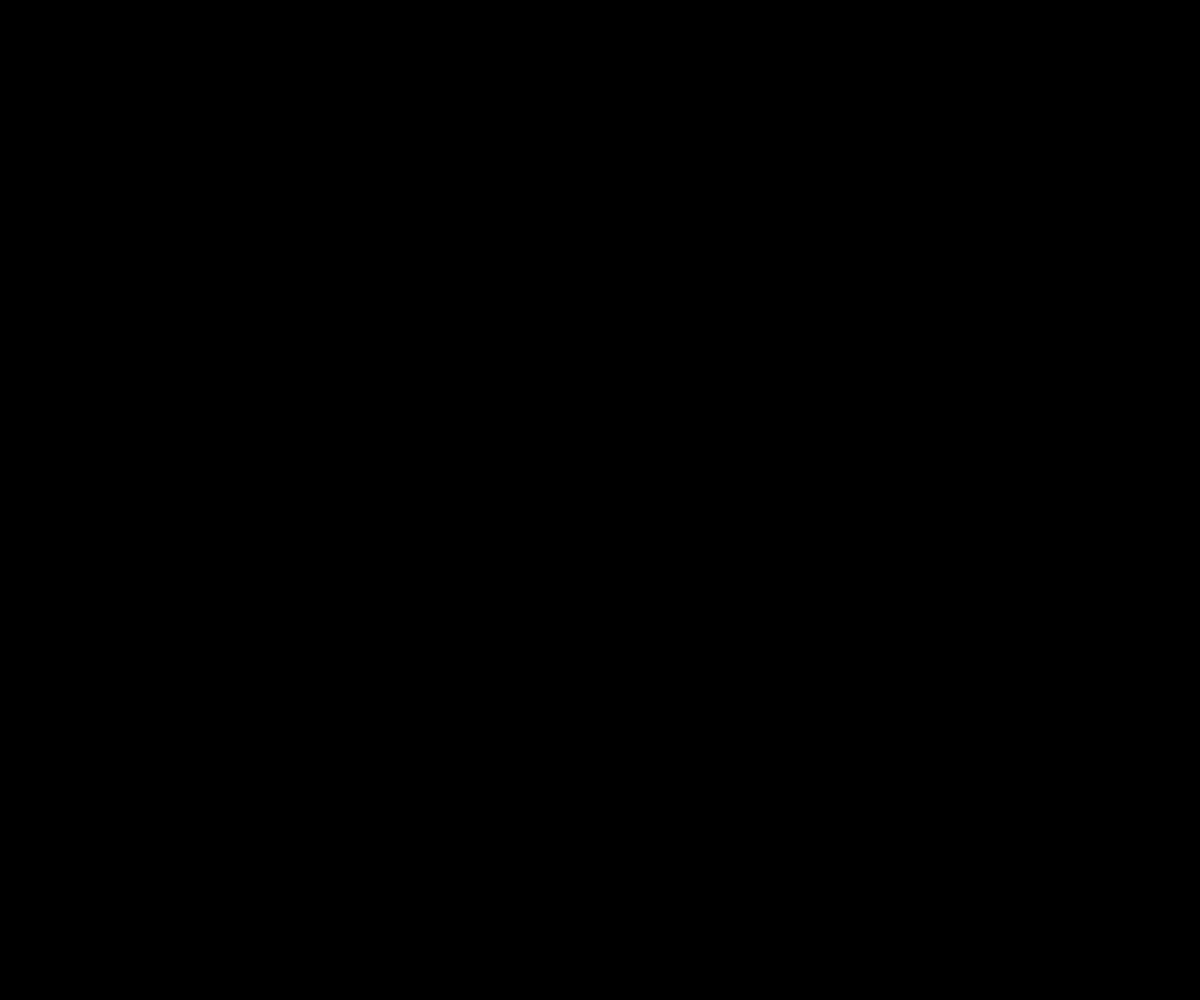
Frame 1 (no input)
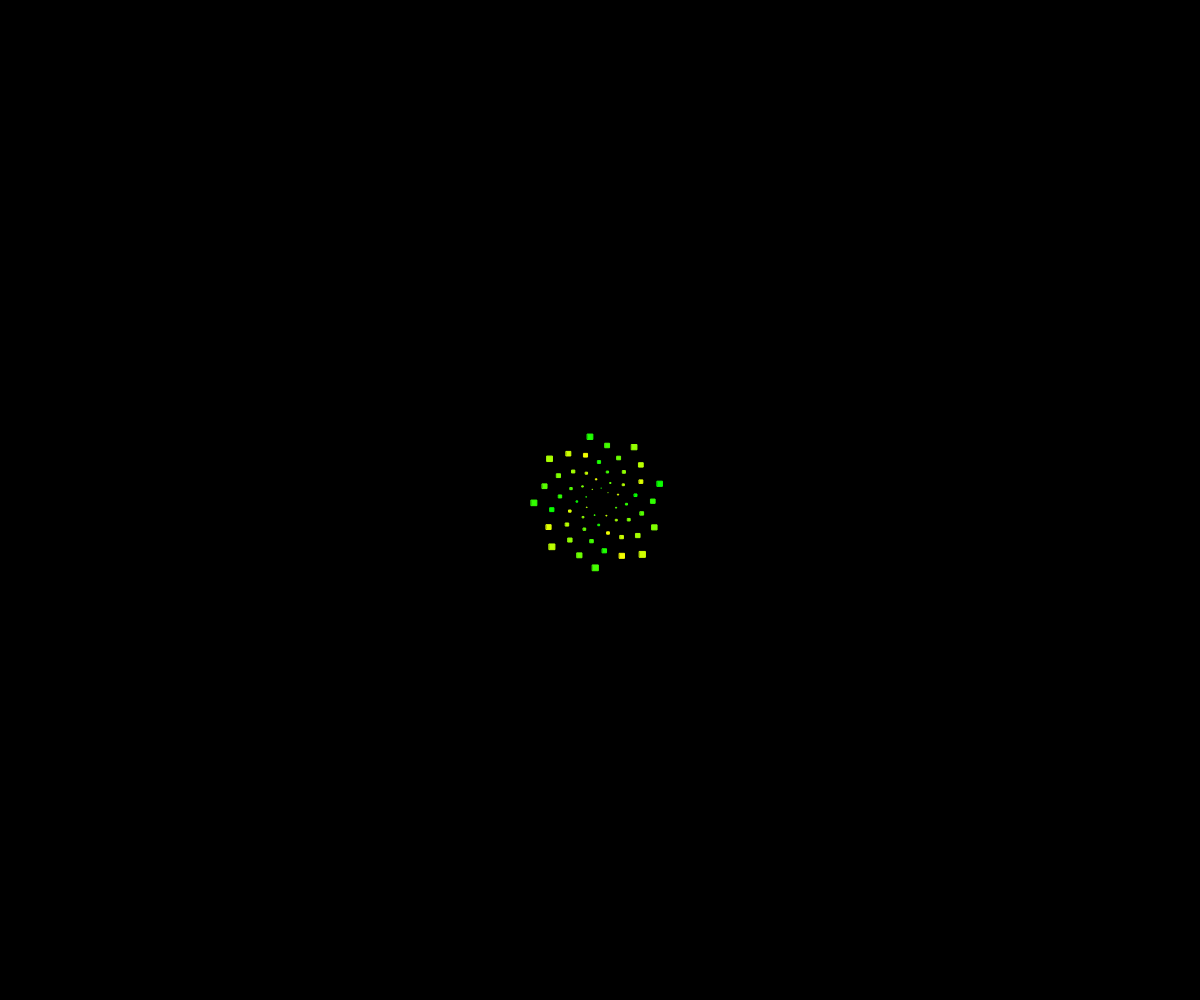
Frame 60 (no input)
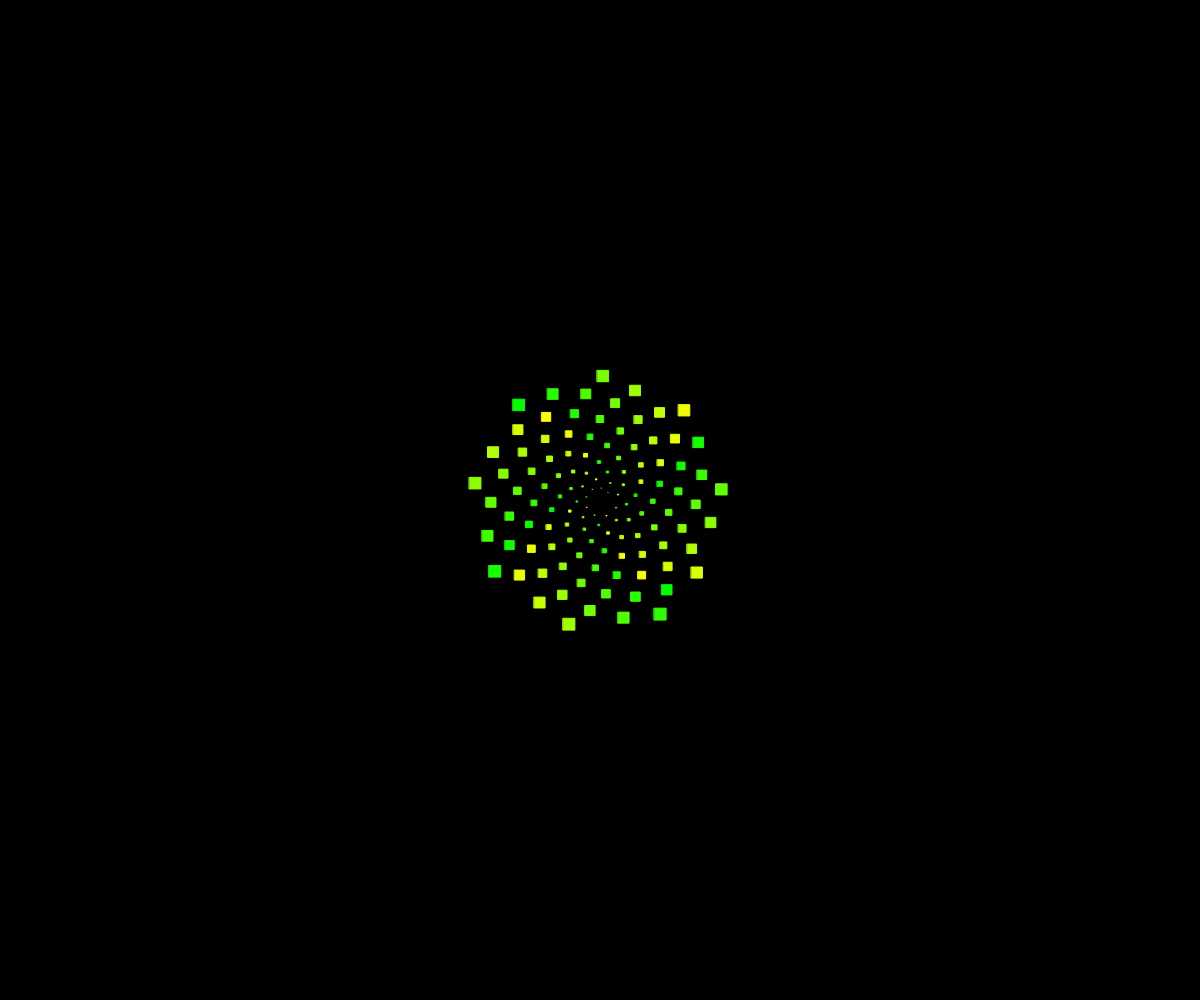
Frame 120 (the mouse pressed at the canvas centre since frame 60)

The p5.js sketch that drew these frames (run headless with seeded random() and noise() and a simulated clock; from frame 60 on, the mouse is pressed at the canvas centre):

// p5.js sketch
// ── sketch.js
var n = 0;
var distance = 10;

function setup() {
  createCanvas(windowWidth, windowHeight);
  background(0);
  rectMode(CENTER);
  angleMode(RADIANS);
  //frameRate(30);
}

function draw() {
  translate(width / 2, height / 2);
  var r = n + distance;
  var angle = n * 137.5; //golden ratio 137.5 --> sunflower

  //OTHER ANGLES
  //var angle = n * 45;
  //var angle = n * random(40,50);

  var x = r * cos(angle); //other example: (angle/2)
  var y = r * sin(angle);

  fill(angle % 255, 255, 0);
  stroke(angle % 255, 255, 0);
  //rotate(PI/4); 
  rect(x, y, n / 10);

  //OTHER FORMS
  //ellipse(x,y,n/10);
  //line(x,y,30,30);

  n = n + 1;
}
